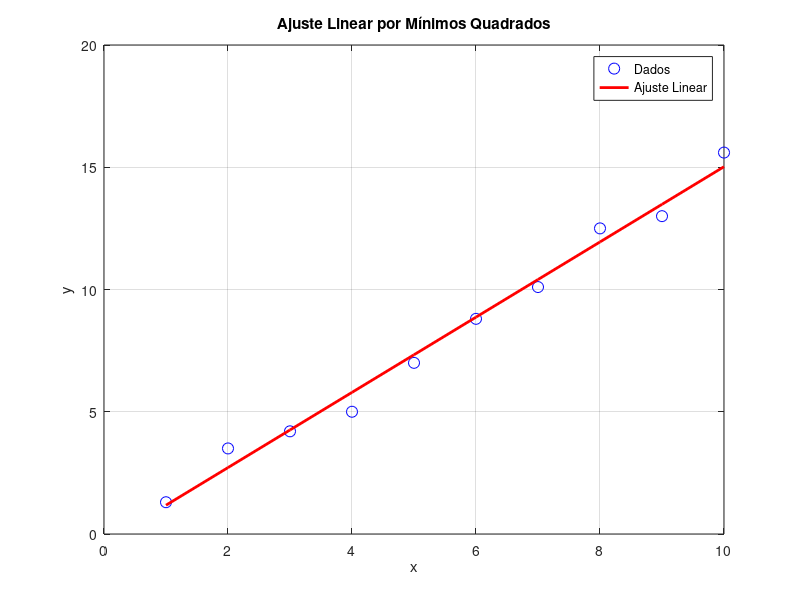

The MATLAB script that drew this image:
function lista12Questao1RegressaoLinear()
    % Definição dos dados
    xi = [1 2 3 4 5 6 7 8 9 10]';
    yi = [1.3 3.5 4.2 5.0 7.0 8.8 10.1 12.5 13.0 15.6]';

    % Execução do método de regressão linear
    [a1, a2, desvio_padrao_total, erro_padrao_estimativa, r2] = regressao_linear(xi, yi);

    disp('Coeficiente de inclinação (a1):'), disp(a1);
    disp('Coeficiente de interseção (a2):'), disp(a2);
    disp('Desvio padrão total:'), disp(desvio_padrao_total);
    disp('Erro padrão da estimativa:'), disp(erro_padrao_estimativa);
    disp('Coeficiente de determinação (r^2):'), disp(r2);

    % Plotar o ajuste
    plot_regressao(xi, yi, a1, a2);
endfunction

function [a1, a2, desvio_padrao_total, erro_padrao_estimativa, r2] = regressao_linear(x, y)
    % Número de pontos
    n = length(x);

    % Somatórios
    Sx = sum(x);
    Sy = sum(y);
    Sx2 = sum(x .^ 2);
    Sxy = sum(x .* y);

    % Cálculo dos coeficientes de ajuste
    a1 = (n * Sxy - Sx * Sy) / (n * Sx2 - Sx^2);
    a2 = mean(y) - a1 * mean(x);

    % Estatísticas
    Sy2 = sum((y - mean(y)).^2);  % Resíduo em relação à média
    y_adjusted = a1 * x + a2;     % Ajuste linear
    Se2 = sum((y - y_adjusted).^2); % Resíduo em relação ao ajuste

    desvio_padrao_total = sqrt(Sy2 / (n - 1));
    erro_padrao_estimativa = sqrt(Se2 / (n - 2));
    r2 = (Sy2 - Se2) / Sy2;
endfunction

function plot_regressao(x, y, a1, a2)
    % Plotar os pontos e a linha de ajuste
    y_adjusted = a1 * x + a2;
    figure;
    plot(x, y, 'bo', 'MarkerSize', 8); % Pontos reais
    hold on;
    plot(x, y_adjusted, 'r-', 'LineWidth', 2); % Linha de ajuste
    xlabel('x');
    ylabel('y');
    title('Ajuste Linear por Mínimos Quadrados');
    legend('Dados', 'Ajuste Linear');
    grid on;
endfunction

lista9Questao1RegressaoLinear();

